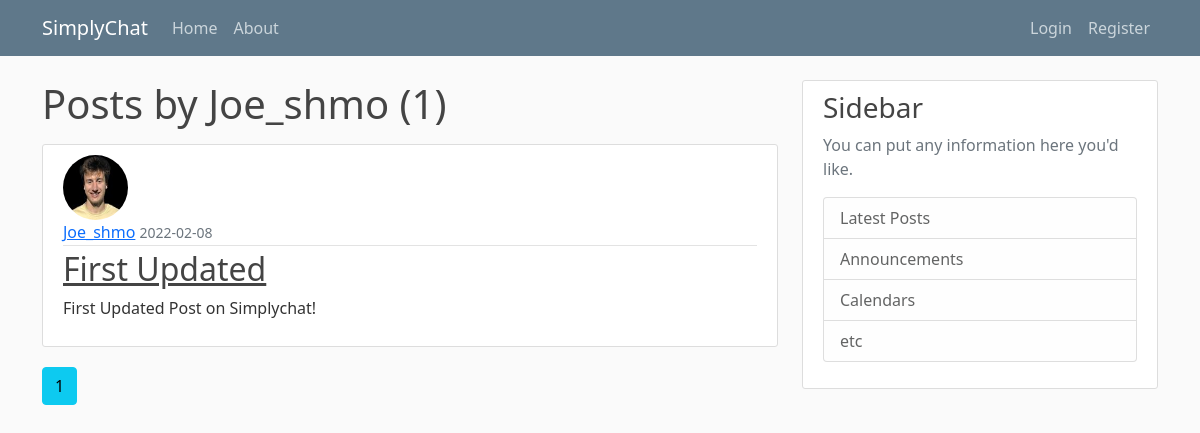
Before: /user/Joe_shmo with the older database file.
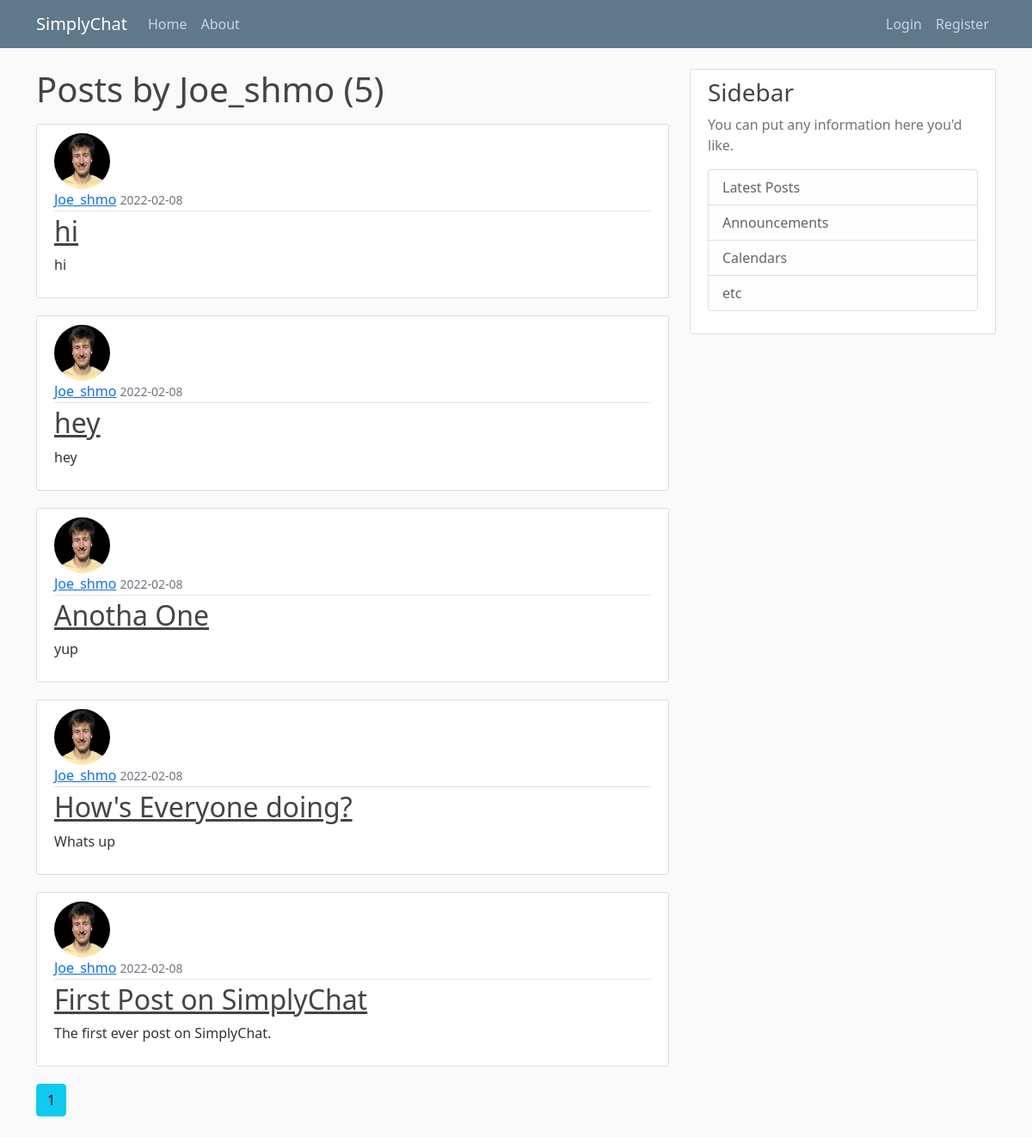
After: the same page with the newer database file.
### App/models.py (models this page shows, shortened)
class Post(db.Model):
     id = db.Column(db.Integer, primary_key = True)
     title = db.Column(db.String(100), nullable = False)
     date_posted = db.Column(db.DateTime, nullable = False, default = datetime.utcnow)
     content = db.Column(db.Text, nullable = False)
     user_id = db.Column(db.Integer, db.ForeignKey('user.id'), nullable = False)

class User(db.Model, UserMixin):
    id = db.Column(db.Integer, primary_key = True)
    username = db.Column(db.String(20), unique = True, nullable = False)
    email = db.Column(db.String(100), unique = True, nullable = False)
    image_file = db.Column(db.String(20), nullable = False, default = 'default.jpg')
    password = db.Column(db.String(60), nullable = False)
    posts = db.relationship('Post', backref = 'author', lazy = True)

### App/routes.py (the view)
@app.route("/user/<string:username>")
def user_posts(username):
    page = request.args.get('page', 1, type=int)
    user = User.query.filter_by(username=username).first_or_404()
    posts = Post.query.filter_by(author=user)\
        .order_by(Post.date_posted.desc())\
        .paginate(page=page, per_page = 5)
    return render_template('user_posts.html', posts=posts, user=user)

### App/templates/user_posts.html (shortened to what this page needs)
{% extends 'layout.html' %}
{% block content %}
    <h1 class="mb-3">Posts by {{ user.username }} ({{ posts.total }})</h1>
    {% for post in posts.items %}
    <article class="media content-section">
        <img class="rounded-circle article-img" src="{{ url_for('static', filename='profile_pics/' + post.author.image_file) }}">
        <div class="media-body">
          <div class="article-metadata">
            <a class="mr-2" href="{{ url_for('user_posts', username=post.author.username) }}">{{ post.author.username }}</a>
            <small class="text-muted">{{ post.date_posted.strftime('%Y-%m-%d') }}</small>
          </div>
          <h2><a class="article-title" href="{{ url_for('post', post_id=post.id) }}">{{ post.title }}</a></h2>
          <p class="article-content">{{ post.content }}</p>
        </div>
      </article>
    {% endfor %}
    {% for page_num in posts.iter_pages(left_edge=1, right_edge=1, left_current=1, right_current=2) %}
      {% if page_num %}
        {% if posts.page == page_num %}
          <a class="btn btn-info mb-4" href="{{ url_for('user_posts', username=user.username, page=page_num) }}">{{ page_num }}</a>
        {% else %}
          <a class="btn btn-outline-info mb-4" href="{{ url_for('user_posts', username=user.username, page=page_num) }}">{{ page_num }}</a>
        {% endif %}
      {% endif %}
      {% endfor %}
{% endblock content %}

Changed rows visible on the page:
added Post: image_file (picture), author.username "Joe_shmo", date_posted "2022-02-08", title "hi", content "hi"
added Post: image_file (picture), author.username "Joe_shmo", date_posted "2022-02-08", title "hey", content "hey"
added Post: image_file (picture), author.username "Joe_shmo", date_posted "2022-02-08", title "Anotha One", content "yup"
added Post: image_file (picture), author.username "Joe_shmo", date_posted "2022-02-08", title "How's Everyone doing?", content "Whats up"
changed Post: title "First Updated" → "First Post on SimplyChat"; content "First Updated Post on Simplychat!" → "The first ever post on SimplyChat."
Other visible differences:
{{ posts.total }}: "1" → "5"
